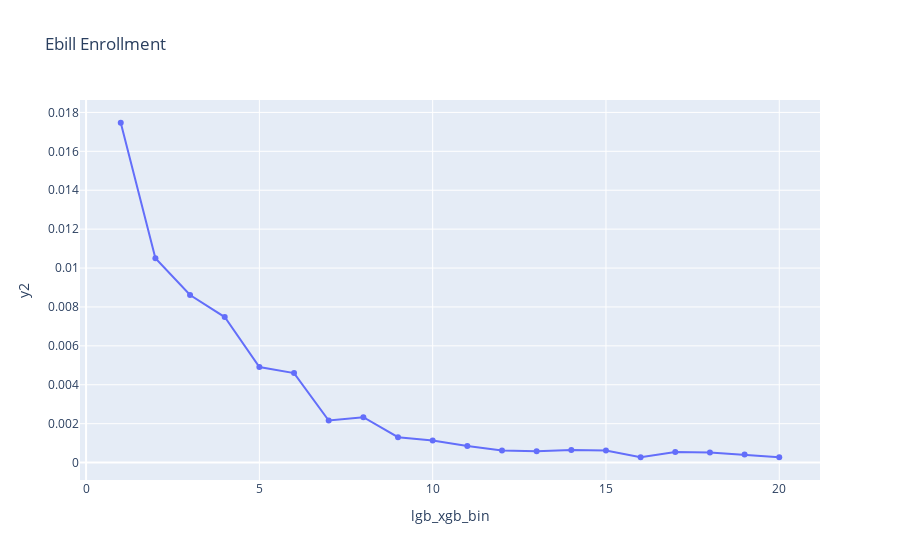
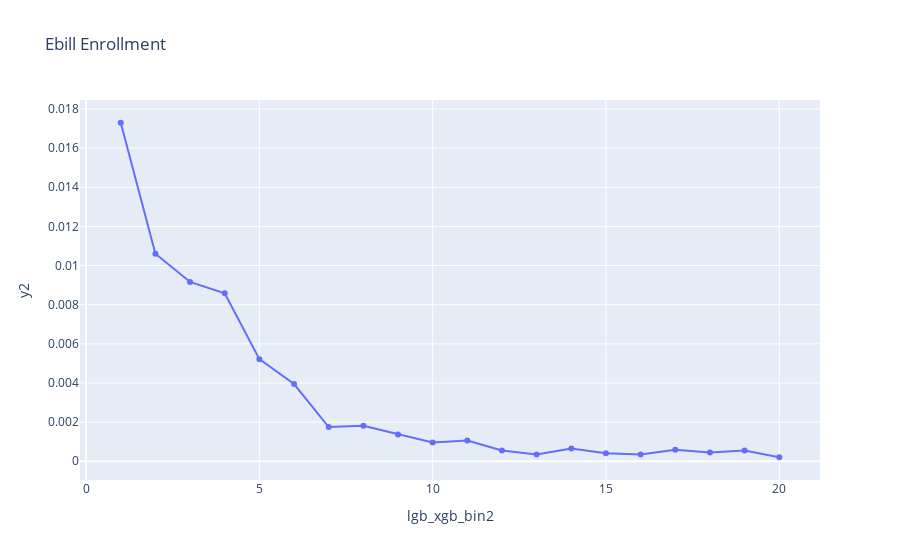
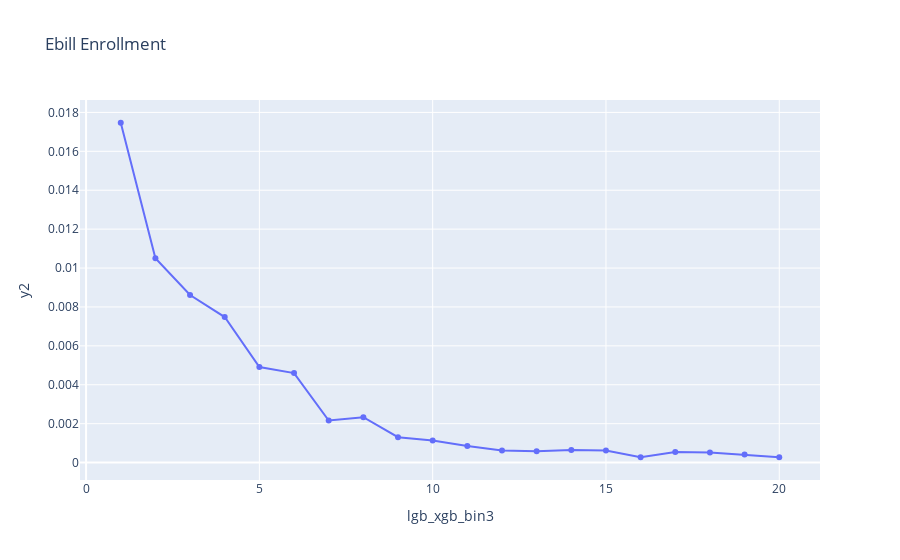

Write notebook code for charts like these, in order.
### Code cell
pred_file_val.groupby('lgb_xgb_bin')['y2'].mean()
forline=pred_file_val.groupby('lgb_xgb_bin')['y2'].mean().reset_index()
fig = px.line(forline, x='lgb_xgb_bin', y='y2', title='Ebill Enrollment', markers=True)
fig.show()

pred_file_val.groupby('lgb_xgb_bin2')['y2'].mean()
forline=pred_file_val.groupby('lgb_xgb_bin2')['y2'].mean().reset_index()
fig = px.line(forline, x='lgb_xgb_bin2', y='y2', title='Ebill Enrollment', markers=True)
fig.show()

forline=pred_file_val.groupby('lgb_xgb_bin3')['y2'].mean().reset_index()
print(forline)
fig = px.line(forline, x='lgb_xgb_bin3', y='y2', title='Ebill Enrollment', markers=True)
fig.show()

### Figure 1 — Plotly figure (JSON) as saved in the notebook; plotly's stock layout.template omitted (floating-point values rounded to 4 significant figures)
{"data": [{"hovertemplate": "lgb_xgb_bin=%{x}<br>y2=%{y}<extra></extra>", "legendgroup": "", "line": {"color": "#636efa", "dash": "solid"}, "marker": {"symbol": "circle"}, "mode": "lines+markers", "name": "", "orientation": "v", "showlegend": false, "type": "scatter", "x": [20, 19, 18, 17, 16, 15, 14, 13, 12, 11, 10, 9, 8, 7, 6, 5, 4, 3, 2, 1], "xaxis": "x", "y": [0.0002746, 0.0004118, 0.0005148, 0.0005491, 0.0002746, 0.0006178, 0.0006521, 0.0005835, 0.0006178, 0.000858, 0.001133, 0.001304, 0.002334, 0.002162, 0.004599, 0.004908, 0.007482, 0.008614, 0.0105, 0.01747], "yaxis": "y"}], "layout": {"autosize": true, "legend": {"tracegroupgap": 0}, "title": {"text": "Ebill Enrollment"}, "xaxis": {"anchor": "y", "autorange": true, "domain": [0, 1], "range": [-0.1594, 21.16], "title": {"text": "lgb_xgb_bin"}, "type": "linear"}, "yaxis": {"anchor": "x", "autorange": true, "domain": [0, 1], "range": [-0.001144, 0.01889], "title": {"text": "y2"}, "type": "linear"}}}

### Figure 2 — Plotly figure (JSON) as saved in the notebook; plotly's stock layout.template omitted (floating-point values rounded to 4 significant figures)
{"data": [{"hovertemplate": "lgb_xgb_bin2=%{x}<br>y2=%{y}<extra></extra>", "legendgroup": "", "line": {"color": "#636efa", "dash": "solid"}, "marker": {"symbol": "circle"}, "mode": "lines+markers", "name": "", "orientation": "v", "showlegend": false, "type": "scatter", "x": [20, 19, 18, 17, 16, 15, 14, 13, 12, 11, 10, 9, 8, 7, 6, 5, 4, 3, 2, 1], "xaxis": "x", "y": [0.0002059, 0.0005491, 0.0004462, 0.0005835, 0.0003432, 0.0004118, 0.0006521, 0.0003432, 0.0005491, 0.001064, 0.000961, 0.001373, 0.001819, 0.00175, 0.003947, 0.005217, 0.00858, 0.009163, 0.01061, 0.0173], "yaxis": "y"}], "layout": {"autosize": true, "legend": {"tracegroupgap": 0}, "title": {"text": "Ebill Enrollment"}, "xaxis": {"anchor": "y", "autorange": true, "domain": [0, 1], "range": [-0.1594, 21.16], "title": {"text": "lgb_xgb_bin2"}, "type": "linear"}, "yaxis": {"anchor": "x", "autorange": true, "domain": [0, 1], "range": [-0.001205, 0.01871], "title": {"text": "y2"}, "type": "linear"}}}

### Figure 3 — Plotly figure (JSON) as saved in the notebook; plotly's stock layout.template omitted (floating-point values rounded to 4 significant figures)
{"data": [{"hovertemplate": "lgb_xgb_bin3=%{x}<br>y2=%{y}<extra></extra>", "legendgroup": "", "line": {"color": "#636efa", "dash": "solid"}, "marker": {"symbol": "circle"}, "mode": "lines+markers", "name": "", "orientation": "v", "showlegend": false, "type": "scatter", "x": [20, 19, 18, 17, 16, 15, 14, 13, 12, 11, 10, 9, 8, 7, 6, 5, 4, 3, 2, 1], "xaxis": "x", "y": [0.0002746, 0.0004118, 0.0005148, 0.0005491, 0.0002746, 0.0006178, 0.0006521, 0.0005835, 0.0006178, 0.000858, 0.001133, 0.001304, 0.002334, 0.002162, 0.004599, 0.004908, 0.007482, 0.008614, 0.0105, 0.01747], "yaxis": "y"}], "layout": {"autosize": true, "legend": {"tracegroupgap": 0}, "title": {"text": "Ebill Enrollment"}, "xaxis": {"anchor": "y", "autorange": true, "domain": [0, 1], "range": [-0.1594, 21.16], "title": {"text": "lgb_xgb_bin3"}, "type": "linear"}, "yaxis": {"anchor": "x", "autorange": true, "domain": [0, 1], "range": [-0.001144, 0.01889], "title": {"text": "y2"}, "type": "linear"}}}
